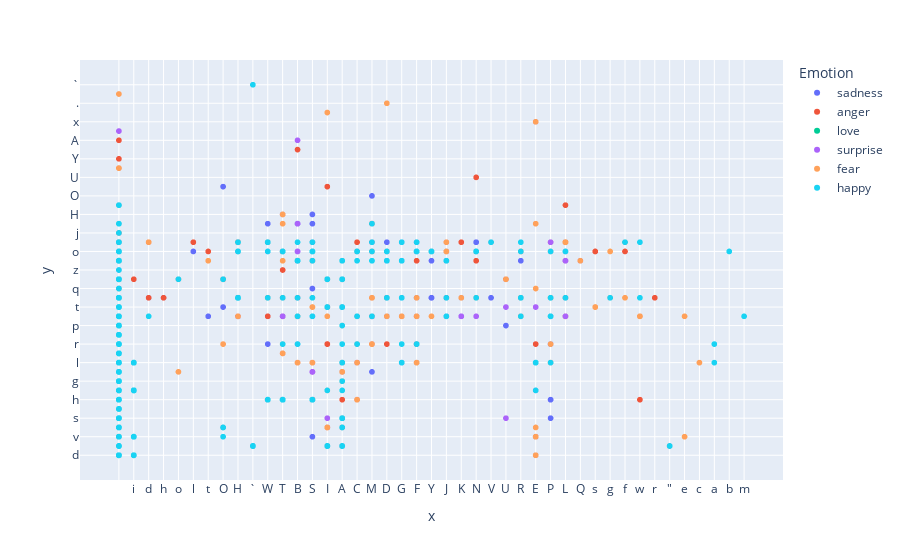

The notebook cell this image was saved under:
### Code cell
# Étudier la répartition des textes par émotions
hero.scatterplot(data, 'clean_text', color='Emotion')

### Figure 1 — Plotly figure (JSON) as saved in the notebook; plotly's stock layout.template omitted (floating-point values rounded to 4 significant figures; data arrays with more than 128 entries replaced by an {"elided": "..."} marker saying what was removed)
{"data": [{"hovertemplate": "Emotion=sadness<br>x=%{x}<br>y=%{y}<extra></extra>", "legendgroup": "sadness", "marker": {"color": "#636efa", "symbol": "circle"}, "mode": "markers", "name": "sadness", "showlegend": true, "type": "scattergl", "x": {"elided": "6265 str values"}, "xaxis": "x", "y": {"elided": "6265 str values"}, "yaxis": "y"}, {"hovertemplate": "Emotion=anger<br>x=%{x}<br>y=%{y}<extra></extra>", "legendgroup": "anger", "marker": {"color": "#EF553B", "symbol": "circle"}, "mode": "markers", "name": "anger", "showlegend": true, "type": "scattergl", "x": {"elided": "2993 str values"}, "xaxis": "x", "y": {"elided": "2993 str values"}, "yaxis": "y"}, {"hovertemplate": "Emotion=love<br>x=%{x}<br>y=%{y}<extra></extra>", "legendgroup": "love", "marker": {"color": "#00cc96", "symbol": "circle"}, "mode": "markers", "name": "love", "showlegend": true, "type": "scattergl", "x": {"elided": "1641 str values"}, "xaxis": "x", "y": {"elided": "1641 str values"}, "yaxis": "y"}, {"hovertemplate": "Emotion=surprise<br>x=%{x}<br>y=%{y}<extra></extra>", "legendgroup": "surprise", "marker": {"color": "#ab63fa", "symbol": "circle"}, "mode": "markers", "name": "surprise", "showlegend": true, "type": "scattergl", "x": {"elided": "879 str values"}, "xaxis": "x", "y": {"elided": "879 str values"}, "yaxis": "y"}, {"hovertemplate": "Emotion=fear<br>x=%{x}<br>y=%{y}<extra></extra>", "legendgroup": "fear", "marker": {"color": "#FFA15A", "symbol": "circle"}, "mode": "markers", "name": "fear", "showlegend": true, "type": "scattergl", "x": {"elided": "2652 str values"}, "xaxis": "x", "y": {"elided": "2652 str values"}, "yaxis": "y"}, {"hovertemplate": "Emotion=happy<br>x=%{x}<br>y=%{y}<extra></extra>", "legendgroup": "happy", "marker": {"color": "#19d3f3", "symbol": "circle"}, "mode": "markers", "name": "happy", "showlegend": true, "type": "scattergl", "x": {"elided": "7029 str values"}, "xaxis": "x", "y": {"elided": "7029 str values"}, "yaxis": "y"}], "layout": {"legend": {"title": {"text": "Emotion"}, "tracegroupgap": 0}, "margin": {"t": 60}, "xaxis": {"anchor": "y", "domain": [0, 1], "title": {"text": "x"}}, "yaxis": {"anchor": "x", "domain": [0, 1], "title": {"text": "y"}}}}
